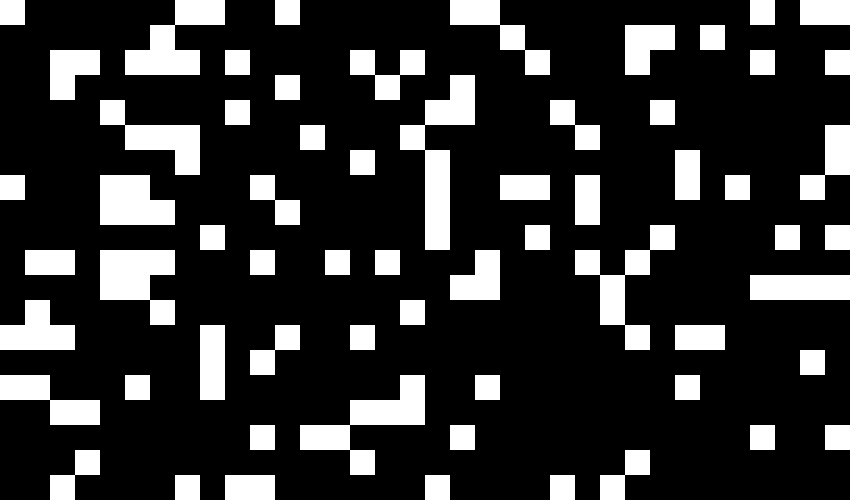
#> input picture M1_Slice/Model-Parameters/checkerboards/checkerboard0.png, 850 x 500 px; its folder holds only this picture in this run
$ jupyter execute --allow-errors generate_opto_input.ipynb
#> lines starting #> are read from the running program, lines starting #| are printed output that depends on the picture; after the words box and inside, x2 and y2 are one past the last pixel; in counts of white or black regions, pixels touching at a corner belong together
## First lets generate some boards

[cell 1]
import os
import numpy as np
import matplotlib.pyplot as plt
from PIL import Image
import shutil

# generate a random checkerboard pattern image
# user should specify the x and y dimensions of the image, and the size of the checkerboard squares

def generate_checkerboard(x_dim, y_dim, square_size, density=0.5):
    # create an empty image
    img = np.zeros((y_dim, x_dim))

    # determine the number of squares in each direction
    x_squares = x_dim // square_size
    y_squares = y_dim // square_size

    # fill in the image with the checkerboard pattern
    for i in range(x_squares):
        for j in range(y_squares):
            if np.random.rand(1) < density:
                img[j*square_size:(j+1)*square_size, i*square_size:(i+1)*square_size] = 1

    return img

def save_image(img, filename):
    img = Image.fromarray((img * 255).astype(np.uint8))
    img.save(filename)

[cell 2]
folder_path = 'checkerboards/'
file_name = 'checkerboard'

# Set parameters
x_dim = 850
y_dim = 500
square_size = 25

def generate_multiple_boards(board_number,x_dim,y_dim,square_size):
#> called with board_number = 20, x_dim = 850, y_dim = 500, square_size = 25
    for i in range(board_number):
        test = generate_checkerboard(x_dim, y_dim, square_size, density=0.2)
        plt.figure()

        plt.imshow(test, cmap='gray')
        save_image(test, f'{folder_path}/{file_name}{i}.png')
#> this loop made 20 passes
#> pass 1, in save_image, `img = Image.fromarray((img * 255).astype(np.uint8))`:
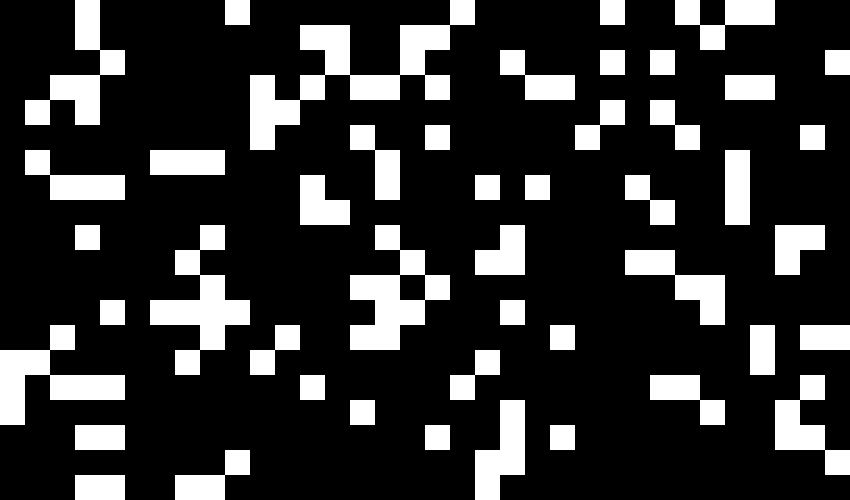
#> img: PIL image 850x500 L; 19.9% white; 46 white regions, largest, box (x1, y1, x2, y2) and area: (250, 0, 475, 150) 9375, (150, 225, 250, 375) 5625, (350, 225, 450, 350) 5625
#> pass 2, in save_image (call 2), `img = Image.fromarray((img * 255).astype(np.uint8))`:
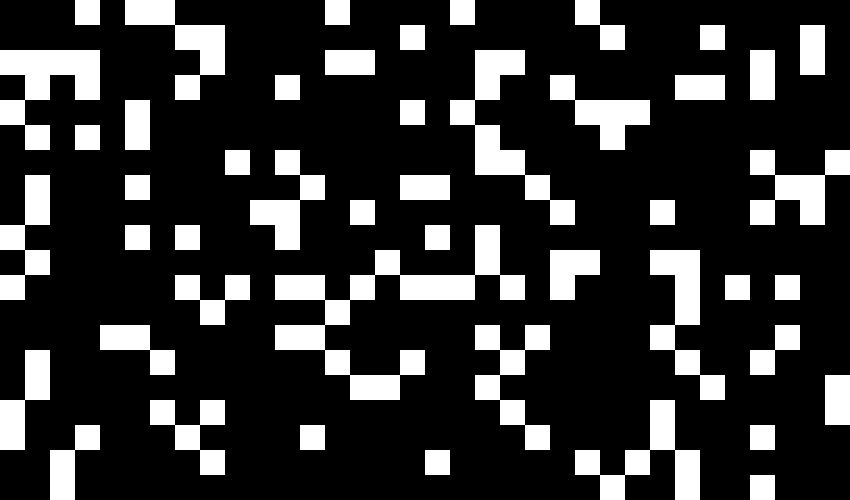
#> img: PIL image 850x500 L; 20.6% white; 47 white regions, largest, box (x1, y1, x2, y2) and area: (275, 225, 525, 400) 10625, (450, 50, 575, 225) 5625, (0, 50, 100, 150) 5000
#> pass 3, in save_image (call 3), `img = Image.fromarray((img * 255).astype(np.uint8))`:
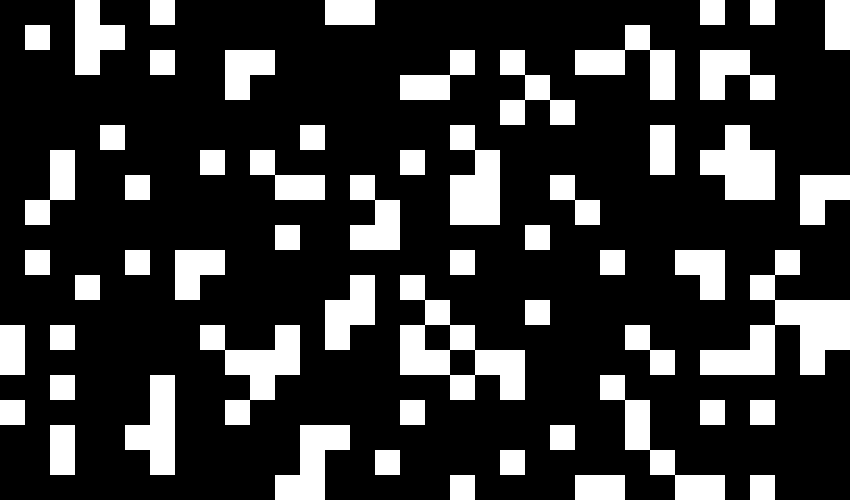
#> img: PIL image 850x500 L; 21.8% white; 58 white regions, largest, box (x1, y1, x2, y2) and area: (700, 250, 850, 375) 7500, (400, 275, 525, 400) 6250, (200, 325, 300, 425) 4375


if os.path.isdir(folder_path):
    shutil.rmtree(folder_path)
os.mkdir(folder_path)
generate_multiple_boards(20,x_dim,y_dim,square_size)
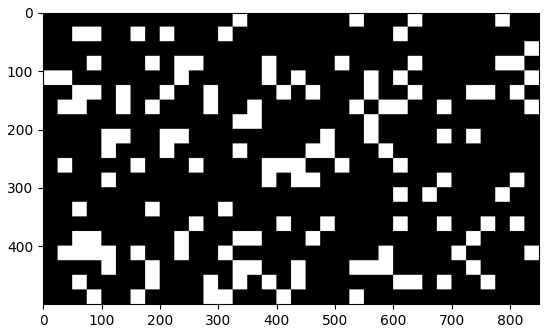
#> figure drawn by matplotlib, 1 panel
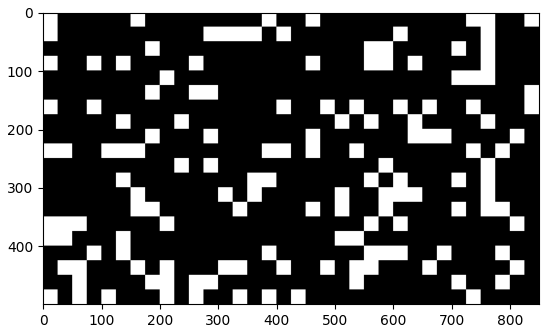
#> figure drawn by matplotlib, 1 panel
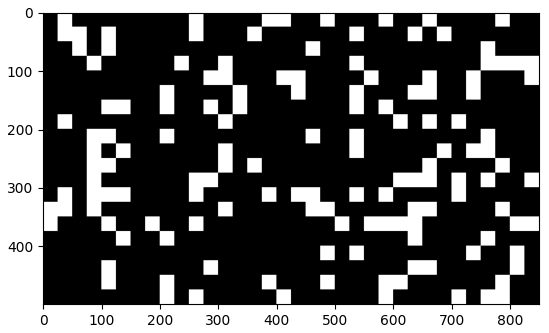
#> figure drawn by matplotlib, 1 panel
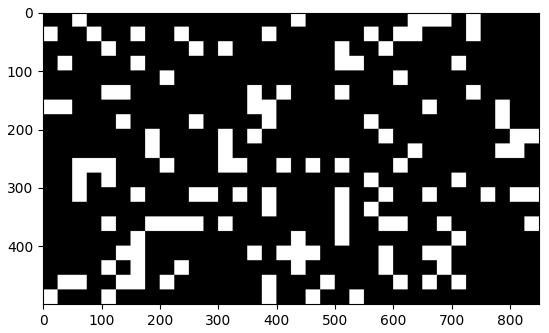
#> figure drawn by matplotlib, 1 panel
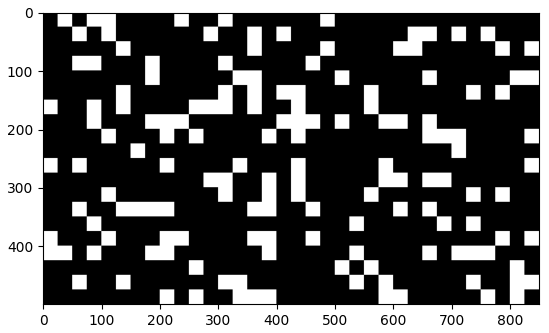
#> figure drawn by matplotlib, 1 panel

[cell 3]
import numpy as np
import matplotlib.pyplot as plt
from skimage.transform import resize
from PIL import Image
import pandas as pd
import glob

def find_probe_positions(checkerboard_path, x_dim, y_dim, square_size):
    im_frame = Image.open(checkerboard_path)
    np_array = np.array(im_frame)

    # Convert to binary image (assuming white squares are brighter than 128)
    binary_image = np_array > 128

    # Extract positions of individual squares
    square_positions = []
    probe_numbers = []
    x_squares = x_dim // square_size
    y_squares = y_dim // square_size

    # Loop over the grid and record the positions of each square
    square_number = 1
    for j in range(y_squares):  # Loop over rows
        for i in range(x_squares):  # Loop over columns
            # Check if the current square is white
            if np.any(binary_image[j * square_size:(j + 1) * square_size,
                                   i * square_size:(i + 1) * square_size] == True):
                # Calculate the center position (x, y) of the square
                center_x = i * square_size + square_size / 2
                center_y = j * square_size + square_size / 2
                square_positions.append((center_x, center_y))
                probe_numbers.append(square_number)
            square_number += 1  # Increment square number for all squares

    return binary_image, square_positions, probe_numbers

def scale_to_square(checkerboard_img, square_positions, x_dim, y_dim, target_range=(-300, 300)):
    # Define the target range (from -300 to 300)
    target_width = target_range[1] - target_range[0]

    # Calculate scaling factors for both axes
    scale_x = target_width / x_dim
    scale_y = target_width / y_dim

    # Calculate new positions
    scaled_square_positions = [
        ((x - x_dim / 2) * scale_x, (y - y_dim / 2) * scale_y)
        for x, y in square_positions
    ]

    # Scale the checkerboard image
    new_checkerboard_img = resize(checkerboard_img,
                                  (int(checkerboard_img.shape[0] * scale_y),
                                   int(checkerboard_img.shape[1] * scale_x)),
                                  mode='constant', anti_aliasing=False)

    return new_checkerboard_img, scaled_square_positions

def generate_positions_from_boards(folder_path,x_dim, y_dim, square_size,probe_depth):

    files = glob.glob(f"{folder_path}/*.png", recursive=True)
    for index, file in enumerate(files):
        # Find probe positions
        checkerboard, probe_positions, probe_numbers = find_probe_positions(file, x_dim, y_dim, square_size)

        # Scale the checkerboard and probe positions
        scaled_checkerboard, scaled_probe_positions = scale_to_square(checkerboard, probe_positions, x_dim, y_dim)

        # Plot the scaled checkerboard with markers for the square positions
        #plt.imshow(scaled_checkerboard, cmap='gray')
        for pos in scaled_probe_positions:
            plt.scatter(pos[0], pos[1], color='red', marker='x')

        plt.show()

        # Save the positions into a DataFrame
        pos = np.array(scaled_probe_positions)
        pos_tran = pos.T
        depth_of_probe = probe_depth
        df = pd.DataFrame({"probe_number": probe_numbers, "X": pos_tran[0], "Y": pos_tran[1], 'Z': depth_of_probe,"checkerboard_number": index})

        # Save DataFrame to CSV
        df.to_csv(f"{folder_path}/scaled_probe_positions_checkerboard{index}.csv", index=False)


generate_positions_from_boards(folder_path,x_dim,y_dim,square_size,probe_depth=1000)
#> in find_probe_positions, im_frame is the input picture: PIL image 850x500 L; 19.9% white; 63 white regions, largest, box (x1, y1, x2, y2) and area: (400, 75, 475, 250) 5000, (300, 375, 425, 475) 4375, (125, 0, 225, 75) 3750
#> in generate_positions_from_boards, `checkerboard, probe_positions, probe_numbers = find_probe_positions(fi..`: probe_positions = 135 pairs, first value 12.5 to 837.5, second value 12.5 to 487.5; probe_numbers = 135 values from 1 to 671
#> in scale_to_square, `scaled_square_positions = [ ((x - x_dim / 2) * scale_x, (y - y_dim / 2..`: scaled_square_positions = 135 pairs, first value -291.2 to 291.2, second value -285 to 285
#> in scale_to_square, `new_checkerboard_img = resize(checkerboard_img, (int(checkerboard_img...`:
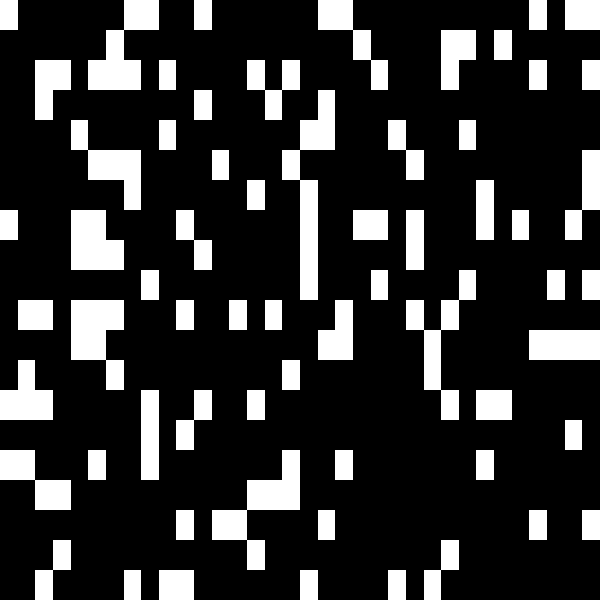
#> new_checkerboard_img: shape (600, 600) bool; 19.9% white; 63 white regions, largest, box (x1, y1, x2, y2) and area: (282, 90, 335, 300) 4260, (212, 450, 300, 570) 3720, (88, 0, 159, 90) 3180
#> in generate_positions_from_boards, `scaled_checkerboard, scaled_probe_positions = scale_to_square(checkerb..`: scaled_probe_positions has the same summary as scaled_square_positions in scale_to_square
#> the loop in generate_positions_from_boards, `for pos in scaled_probe_positions:` made 135 passes
#> pos on passes 1 to 12: (-291.2, -285), (-167.6, -285), (-150, -285), (-97.06, -285), (26.47, -285), (44.12, -285), (238.2, -285), (273.5, -285), (291.2, -285), (-185.3, -255), (61.76, -255), (150, -255)
#> in generate_positions_from_boards, `plt.show()`:
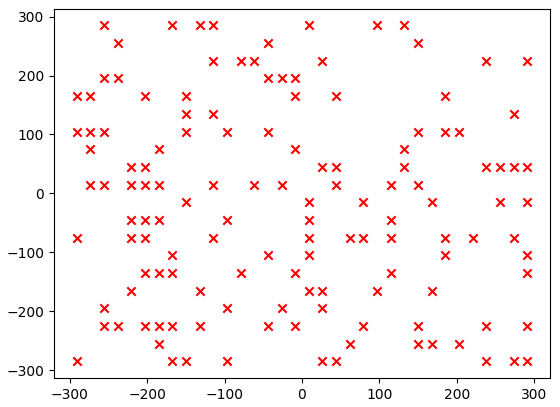
#> figure drawn by matplotlib, 1 panel
#> in generate_positions_from_boards, `pos = np.array(scaled_probe_positions)`: pos has the same summary as scaled_square_positions in scale_to_square
#> in generate_positions_from_boards, `df = pd.DataFrame({"probe_number": probe_numbers, "X": pos_tran[0], "Y..`: df = table of 135 rows and 5 columns

[cell 4]
# check checkerboard and probe locations are alined

[cell 5]
def get_opto_spike_times(df, frequency=100,start=None,end=None):
    probes = df['probe_number']

    # Spike generation
    spike_data = []

    for probe in probes:
        checkerboard_number = df.loc[df['probe_number'] == probe, 'checkerboard_number'].values.astype(int)
        spike_interval = 1000 / frequency  # Interval in ms
        spike_times = np.arange(start, end, spike_interval)  # Generate timestamps
        for timestamp in spike_times:
            spike_data.append((probe, int(checkerboard_number), timestamp))

    # Convert spike data to a DataFrame
    spike_df = pd.DataFrame(spike_data, columns=["probe_number", 'checkerboard_number', "timestamps"])
    return spike_df


def generate_opto_spikes_times(folder_path,start_time = 100, on_time = 2, off_time = 8):
    df_spikes_list = []
    df_probe_positions = []

    files = glob.glob(f"{folder_path}/*.csv", recursive=True)

    # Initialize start_time
    start_time = start_time

    for file in files:
        checkerboard_probe_positions = pd.read_csv(file)

        end_time = start_time + on_time + off_time

        spike_df = get_opto_spike_times(checkerboard_probe_positions, start=start_time, end=start_time+on_time)
        df_probe_positions.append(checkerboard_probe_positions)
        df_spikes_list.append(spike_df)


        # Update start_time for the next file
        start_time = end_time

    return df_spikes_list, df_probe_positions


combined_spike_df = pd.DataFrame()
total_probe_locations = pd.DataFrame()

spike_df_list, total_probe_locations_temp = generate_opto_spikes_times(folder_path,on_time=200,off_time=1000)
combined_spike_df = pd.concat([combined_spike_df] + spike_df_list, ignore_index=True)
total_probe_locations = pd.concat([total_probe_locations] + total_probe_locations_temp, ignore_index=True)
#> (the rest of this cell did not finish here and is left out)
